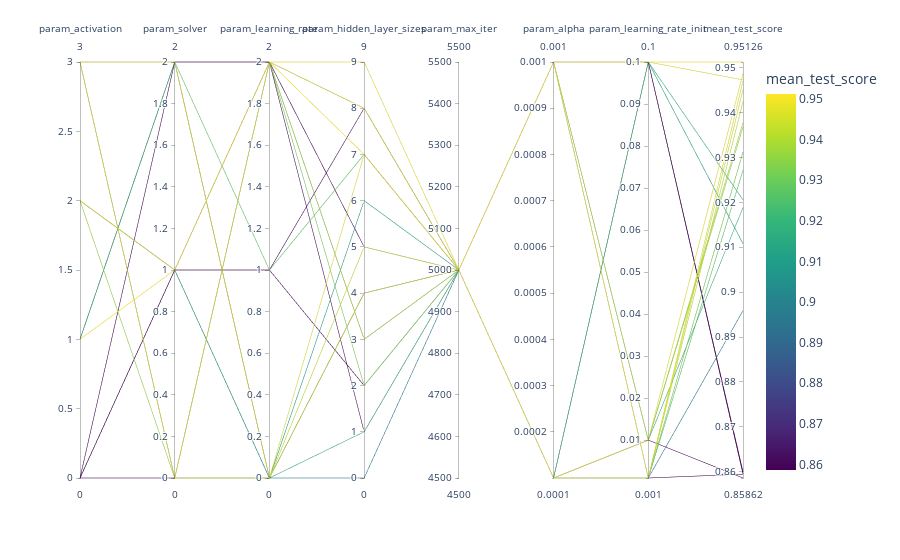

Source (notebook cell):
### Markdown cell above
### Use plotly to generate a parallel coordinates plot to see where hyperparameter values may be more impactful to produce a higher score

### Code cell
%%time
fig = px.parallel_coordinates(
    cv_results.rename(shorten_param, axis=1).apply(
        {
            'param_activation': lambda x: label_fit.transform([x])[0],
            'param_solver': lambda x: label_fit_2.transform([x])[0],
            'param_learning_rate': lambda x: label_fit_3.transform([x])[0],
            'param_hidden_layer_sizes': lambda x: [(4,),(5,),(6,),(7,),(8,),(9,),(10,),(11,), (12,),(13,)].index(x),
            'param_max_iter': lambda x: x,
            'param_alpha': lambda x: x,
            'param_learning_rate_init': lambda x: x, 
#            'param_epsilon': lambda x: x, 
#            'param_n_iter_no_change': lambda x: x, 
            'mean_test_score': lambda x: x,
        }
    ),
    color="mean_test_score",
    color_continuous_scale=px.colors.sequential.Viridis,
)
fig.show()

### Figure 1 — Plotly figure (JSON) as saved in the notebook; plotly's stock layout.template omitted (floating-point values rounded to 4 significant figures)
{"data": [{"dimensions": [{"label": "param_activation", "values": [0, 2, 3, 0, 2, 3, 3, 0, 1, 0, 3, 3, 1, 2, 2, 3, 0, 1, 3, 1]}, {"label": "param_solver", "values": [2, 1, 2, 1, 0, 0, 0, 1, 2, 1, 0, 0, 2, 1, 1, 0, 0, 2, 2, 1]}, {"label": "param_learning_rate", "values": [2, 2, 0, 1, 2, 2, 0, 1, 0, 0, 0, 0, 2, 2, 0, 2, 2, 0, 1, 2]}, {"label": "param_hidden_layer_sizes", "values": [5, 9, 7, 8, 3, 8, 4, 2, 1, 4, 4, 5, 1, 2, 6, 3, 8, 0, 7, 7]}, {"label": "param_max_iter", "values": [5000, 5000, 5000, 5000, 5000, 5000, 5000, 5000, 5000, 5000, 5000, 5000, 5000, 5000, 5000, 5000, 5000, 5000, 5000, 5000]}, {"label": "param_alpha", "values": [0.001, 0.0001, 0.001, 0.0001, 0.0001, 0.001, 0.001, 0.0001, 0.001, 0.001, 0.0001, 0.0001, 0.0001, 0.0001, 0.001, 0.001, 0.0001, 0.0001, 0.0001, 0.001]}, {"label": "param_learning_rate_init", "values": [0.1, 0.01, 0.1, 0.1, 0.01, 0.001, 0.001, 0.001, 0.01, 0.1, 0.1, 0.001, 0.1, 0.001, 0.1, 0.01, 0.01, 0.001, 0.001, 0.1]}, {"label": "mean_test_score", "values": [0.86, 0.9487, 0.9473, 0.8596, 0.9368, 0.947, 0.9451, 0.8595, 0.9189, 0.8596, 0.9206, 0.9424, 0.8596, 0.9312, 0.9108, 0.9377, 0.8586, 0.8959, 0.9272, 0.9513]}], "domain": {"x": [0, 1], "y": [0, 1]}, "line": {"color": [0.86, 0.9487, 0.9473, 0.8596, 0.9368, 0.947, 0.9451, 0.8595, 0.9189, 0.8596, 0.9206, 0.9424, 0.8596, 0.9312, 0.9108, 0.9377, 0.8586, 0.8959, 0.9272, 0.9513], "coloraxis": "coloraxis"}, "name": "", "type": "parcoords"}], "layout": {"autosize": true, "coloraxis": {"colorbar": {"title": {"text": "mean_test_score"}}, "colorscale": [[0, "#440154"], [0.1111, "#482878"], [0.2222, "#3e4989"], [0.3333, "#31688e"], [0.4444, "#26828e"], [0.5556, "#1f9e89"], [0.6667, "#35b779"], [0.7778, "#6ece58"], [0.8889, "#b5de2b"], [1, "#fde725"]]}, "legend": {"tracegroupgap": 0}, "margin": {"t": 60}}}
